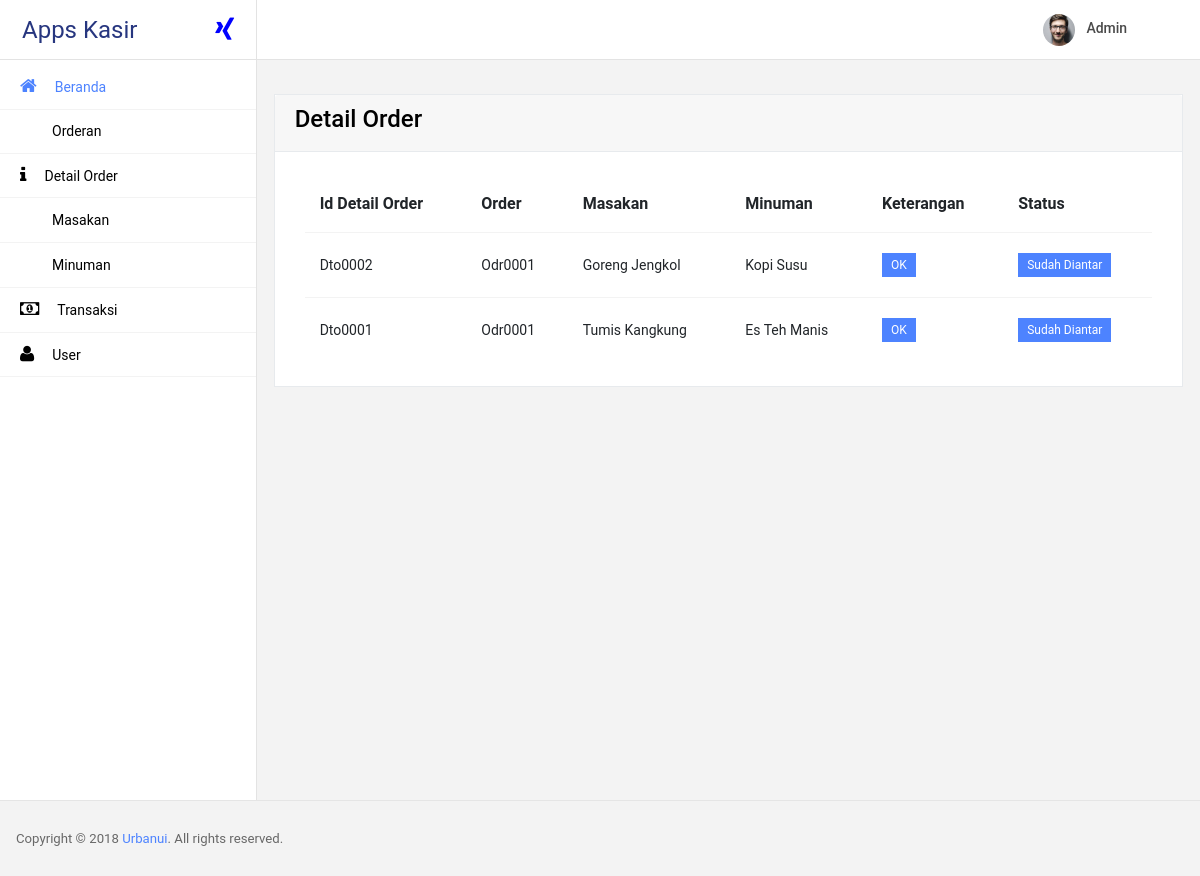
/index.php?Dorder/admin (signed in), run on the app's committed database.
### tables this page shows
CREATE TABLE `user` (
  `id_user` char(20) NOT NULL,
  `username` varchar(255) DEFAULT NULL,
  `password` char(255) DEFAULT NULL,
  `nama_user` varchar(255) DEFAULT NULL,
  `id_level` char(20) DEFAULT '5',
  PRIMARY KEY (`id_user`),
  KEY `id_level` (`id_level`)
);

CREATE TABLE `detail_order` (
  `id_detail_order` char(20) NOT NULL,
  `id_order` char(20) DEFAULT NULL,
  `id_masakan` char(20) DEFAULT NULL,
  `id_minuman` char(20) DEFAULT NULL,
  `keterangan` enum('Pending','OK') DEFAULT 'Pending',
  `status_detail_order` enum('Sudah Diantar','Belum Diantar') DEFAULT 'Belum Diantar',
  PRIMARY KEY (`id_detail_order`),
  KEY `id_masakan` (`id_masakan`),
  KEY `id_order` (`id_order`),
  KEY `id_minuman` (`id_minuman`),
  CONSTRAINT `detail_order_ibfk_1` FOREIGN KEY (`id_masakan`) REFERENCES `masakan` (`id_masakan`),
  CONSTRAINT `detail_order_ibfk_2` FOREIGN KEY (`id_order`) REFERENCES `orderan` (`id_order`),
  CONSTRAINT `detail_order_ibfk_3` FOREIGN KEY (`id_minuman`) REFERENCES `minuman` (`id_minuman`)
);

CREATE TABLE `masakan` (
  `id_masakan` char(20) NOT NULL,
  `nama_masakan` varchar(255) DEFAULT NULL,
  `harga` char(20) DEFAULT NULL,
  `status_masakan` enum('Tersedia','Habis') DEFAULT 'Tersedia',
  PRIMARY KEY (`id_masakan`)
);

CREATE TABLE `minuman` (
  `id_minuman` char(20) NOT NULL,
  `nama_minuman` char(20) DEFAULT NULL,
  `harga` char(255) DEFAULT NULL,
  `status_minuman` enum('Tersedia','Habis') DEFAULT 'Tersedia',
  PRIMARY KEY (`id_minuman`)
);

### common/query.php (called while the page is built, shortened)
<?php
class Query{
	public static function nampil($kon,$table,$data){
		return mysqli_query($kon,"SELECT * FROM $table WHERE $data");
	}
	public static function tampil($kon,$table){
		return mysqli_query($kon,"SELECT * FROM $table");
	}
	public static function fetch($syarat){
		return mysqli_fetch_array($syarat);
	}
}
?>

### common/link_dalam.php (called while the page is built, shortened)
<?php
$url=$_SERVER["QUERY_STRING"];
$belah=explode("/", $url);
$pecah=explode("-", $belah[0]);
$folder=$belah[1];
$file=$pecah[0];
if ($folder!="" AND $file!="") {
	if (file_exists("halaman/$folder/$file.php")) {
		include ("halaman/$folder/$file.php");
	}
	else{
		header("location:index.php");
	}
}
else{
	include ("halaman/umum/beranda.php");
}
?>

### index.php (called while the page is built, shortened)
<?php
$kon=mysqli_connect("localhost","root","","db_andika") or die ("Belum Konek");
include ("common/class_template.php");
include ("common/query.php");
$tem=new template();
if ($_SESSION['id']=="") {
	include ("common/link.php");
}
else{
	include ("common/link_dalam.php");
	include ("template/dashboard.php");
}
include ("template/layout.php");
?>

### halaman/admin/Dorder.php (the view)
<?php
$query=Query::tampil($kon,"detail_order, masakan, minuman
    WHERE
    detail_order.id_masakan=masakan.id_masakan AND
    detail_order.id_minuman=minuman.id_minuman order by id_detail_order DESC");
while ($row=Query::fetch($query)) {
  if ($row['status_detail_order']=="Belum Diantar") {
    $sts=$tem->notif("danger","{$row['status_detail_order']}");
  }
  else{
    $sts=$tem->notif("primary","{$row['status_detail_order']}");
  }
  if ($row['keterangan']=="Pending") {
    $ket=$tem->notif("danger","{$row['keterangan']}");
  }
  else{
    $ket=$tem->notif("primary","{$row['keterangan']}");
  }
  $tr.="
    <tr>
      <td>{$row['id_detail_order']}</td>
      <td>{$row['id_order']}</td>
      <td>{$row['nama_masakan']}</td>
      <td>{$row['nama_minuman']}</td>
      <td>$ket</td>
      <td>$sts</td>
    </tr>
  ";
}
$isi="
  <div class='table-responsive'>
        <table class='table'>
          <thead>
            <tr>
              <th><b>Id Detail Order</th>
              <th><b>Order</th>
              <th><b>Masakan</th>
              <th><b>Minuman</th>
              <th><b>Keterangan</th>
              <th><b>Status</th>
            </tr>
          </thead>
          <tbody>
            $tr
          </tbody>
        </table>
      </div>
    </div>
  </div>
";
$konten=$tem->wadahisi("Detail Order","$tbl","$isi");
?>

### common/class_template.php (shortened to what this page needs)
<?php
	class template{
		function wadahisi($wjudul,$wTombol,$wIsi){
			return "
				<div class='row'>
			        <div class='col-md-12 stretch-card'>
				        <div class='card'>
				            <div class='card-header'>
				              <h3>
				              	$wjudul
				              	$wTombol
				              </h3>
				            </div>
				            <div class='card-body'>
				              $wIsi
				            </div>
				        </div>
			        </div>
			    </div>
			";
		}
		function notif($jenis,$ket){
			return"<label class='badge badge-$jenis'>$ket</label>";
		}
	}
?>

### template/header.php (shortened to what this page needs)
<?php
$ambil=mysqli_fetch_array(Query::nampil($kon,"user","username='{$_SESSION['id']}'"));
switch ($ambil['id_level']) {
  case '1':
    $level="Admin";
    $img="<img src='images/faces/face24.jpg' alt='profile'/>";
  break;
}
$header="
        <nav class='navbar col-lg-12 col-12 p-0 fixed-top d-flex flex-row'>
                <div class='navbar-brand-wrapper d-flex justify-content-center'>
            <div class='navbar-brand-inner-wrapper d-flex justify-content-between align-items-center w-100'>
              <a class='navbar-brand brand-logo' href='index.php'>Apps Kasir</a>
              <a class='navbar-brand brand-logo-mini' href='index.php'><i class='mdi mdi-xing'></i></a>
              <button class='navbar-toggler navbar-toggler align-self-center' type='button' data-toggle='minimize'>
                <span class='icon-xing' style='color:blue;'></span>
              </button>
            </div>
          </div>
          <div class='navbar-menu-wrapper d-flex align-items-center justify-content-end'>
            <ul class='navbar-nav navbar-nav-right'>
              <li class='nav-item nav-profile dropdown'>
                <a class='nav-link dropdown-toggle' href='#' data-toggle='dropdown' id='profileDropdown'>
                  $img
                  <span class='nav-profile-name'>$level</span>
                </a>
                <div class='dropdown-menu dropdown-menu-right navbar-dropdown' aria-labelledby='profileDropdown'>
                  <a class='dropdown-item'>
                    <i class='mdi mdi-account text-primary'></i>
                    {$ambil['nama_user']}
                  </a>
                  <a class='dropdown-item' href='?keluar/aksi'>
                    <i class='mdi mdi-logout text-primary'></i>
                    Logout
                  </a>
                </div>
              </li>
            </ul>
            <button class='navbar-toggler navbar-toggler-right d-lg-none align-self-center' type='button' data-toggle='offcanvas'>
              <span class='mdi mdi-menu'></span>
            </button>
          </div>
        </nav>
";
?>

### template/layout.php (style rules this page uses)
label { font-weight: bold; }

### data on the page
user: id_level "Admin"
detail_order: id_detail_order "Dto0002", id_order "Odr0001", id_masakan.nama_masakan "Goreng Jengkol", id_minuman.nama_minuman "Kopi Susu", keterangan "OK Sudah Diantar"
detail_order: id_detail_order "Dto0001", id_order "Odr0001", id_masakan.nama_masakan "Tumis Kangkung", id_minuman.nama_minuman "Es Teh Manis", keterangan "OK Sudah Diantar"

### other printed values
$wjudul "Detail Order"
